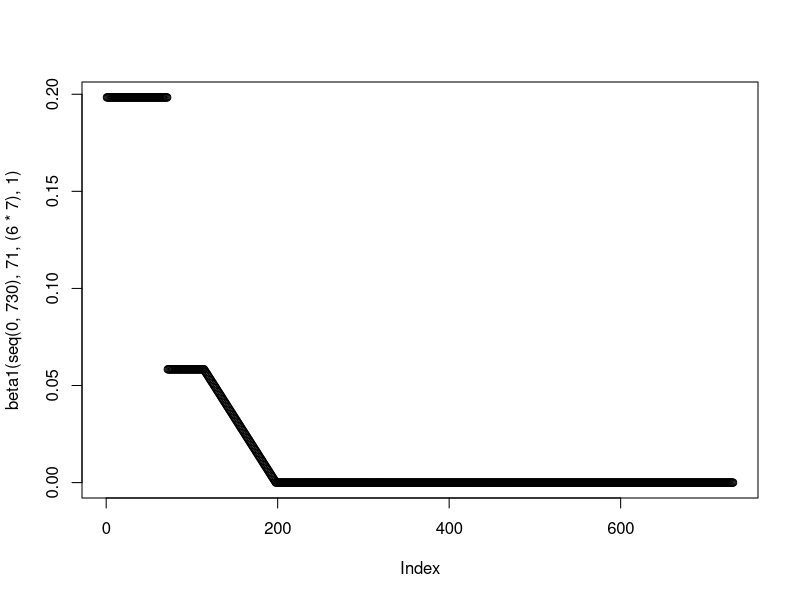
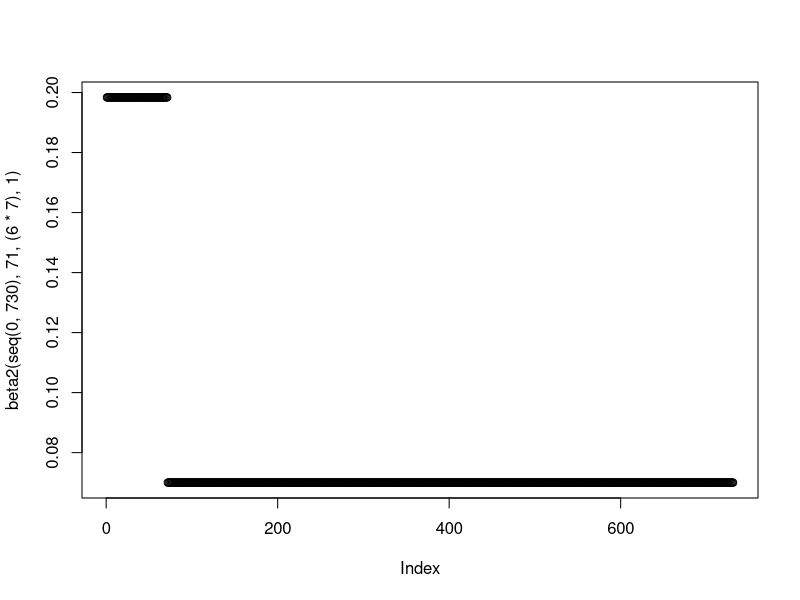
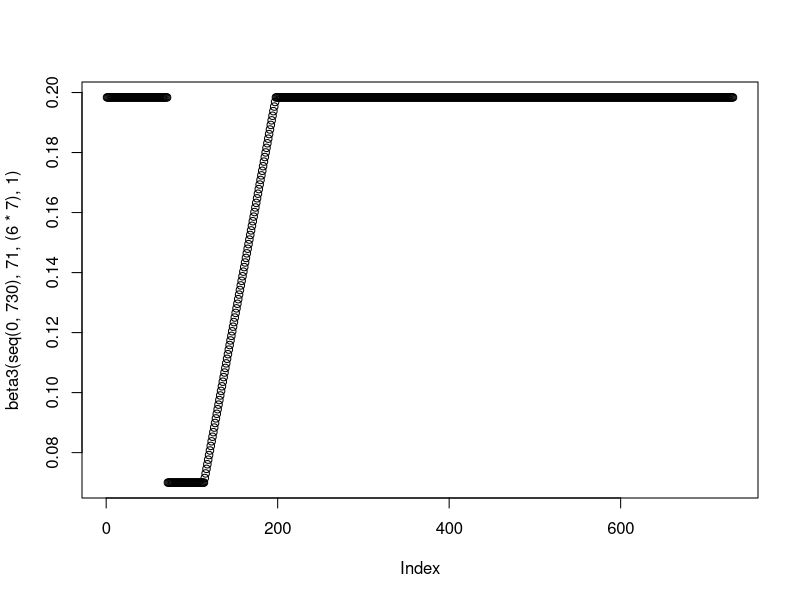
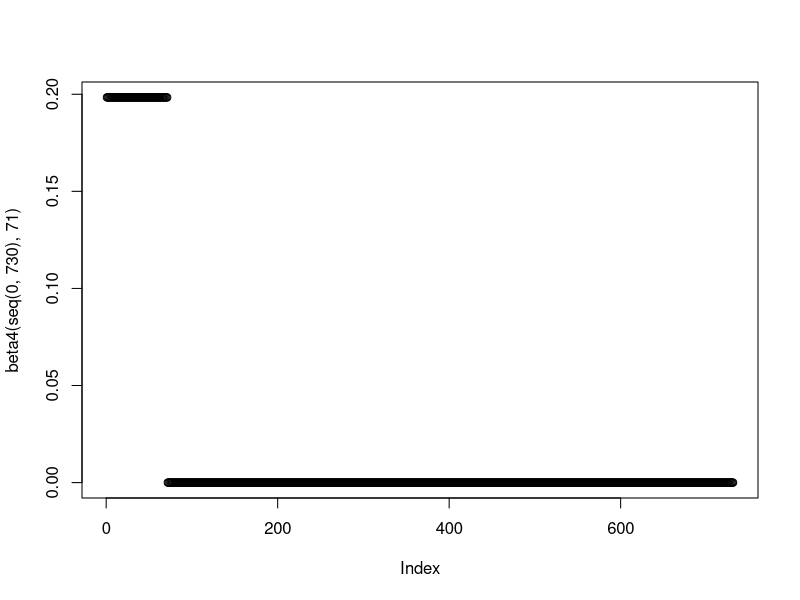
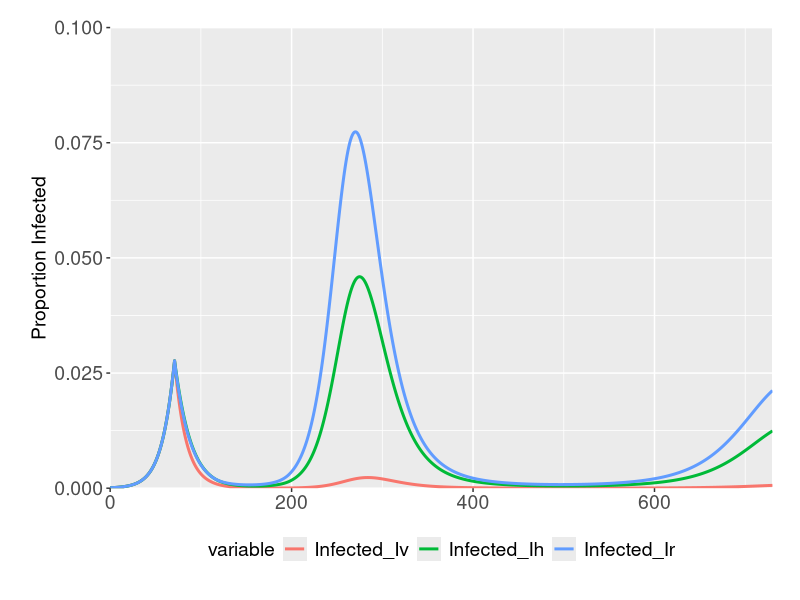
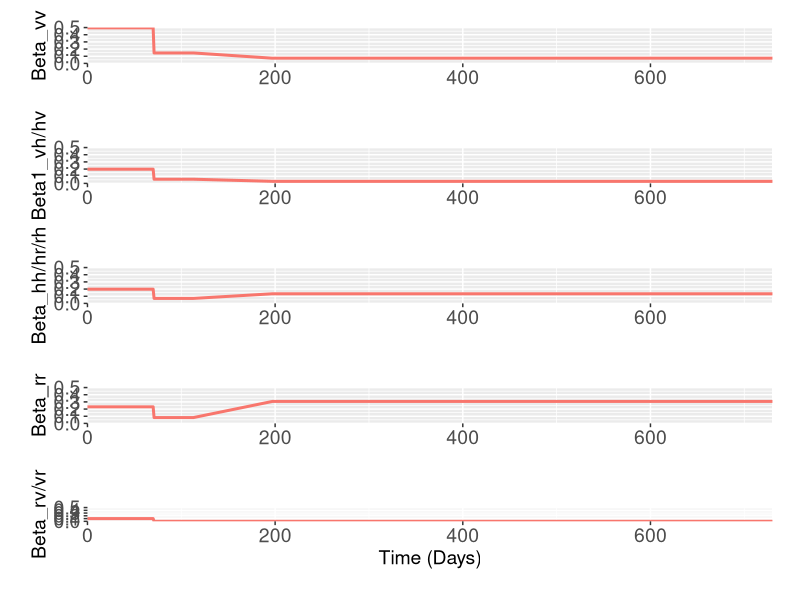

Here is the R script that generated these plots, in order:
rm(list=ls())
library("deSolve"); library("ggplot2"); library("ggpubr"); library("reshape2"); library("dplyr"); library("RColorBrewer")

#### Model Functions ####

#Function for the generation time/(1/gamma) parameter
GenTime <- function(T2, R0) {
  G = T2 * ((R0-1)/log(2))
  return(G)
}

(2.8*(1/(GenTime(3.3,2.8))))

#Function to model intervention - currently set at baseline - added additional functionality to it
beta1 <- function(time, tstart1, tdur, scaling) {
  beta1_2 <- (0.5*(1/(GenTime(3.3,2.8)))) * (1-scaling)
  betalin <- approxfun(x=c(tstart1+tdur, tstart1+tdur+(12*7)), y = c(0.5*(1/(GenTime(3.3,2.8))), beta1_2), method="linear", rule  =2)
  ifelse((time >= tstart1 & time <= tstart1+tdur), #Phase 2
         0.5*(1/(GenTime(3.3,2.8))),
         ifelse((time >= tstart1+tdur & time <= tstart1+tdur+(12*7)), #Phase 3
                betalin(time),
                ifelse((time >= tstart1+tdur+(12*7) & time <= 730),
                       beta1_2,
                       1.7*(1/(GenTime(3.3,2.8))))))}

plot(beta1(seq(0,730), 71, (6*7), 1))

beta2 <- function(time, tstart1, tdur, scaling) {
  beta1_2 <- (1.7*(1/(GenTime(3.3,2.8))) - ((1.7*(1/(GenTime(3.3,2.8))) - 0.6*(1/(GenTime(3.3,2.8))))*scaling))
  betalin <- approxfun(x=c(tstart1+tdur, tstart1+tdur+(12*7)), y = c(0.6*(1/(GenTime(3.3,2.8))), beta1_2), method="linear", rule  =2)
  ifelse((time >= tstart1 & time <= tstart1+tdur), #Phase 2
         0.6*(1/(GenTime(3.3,2.8))),
         ifelse((time >= tstart1+tdur & time <= tstart1+tdur+(12*7)), #Phase 3
                betalin(time),
                ifelse((time >= tstart1+tdur+(12*7) & time <= 730),
                       beta1_2,
                       1.7*(1/(GenTime(3.3,2.8))))))}

plot(beta2(seq(0,730), 71, (6*7), 1))

beta3 <- function(time, tstart1, tdur, scaling) {
  beta1_2 <- (2.8*(1/(GenTime(3.3,2.8))) - ((2.8*(1/(GenTime(3.3,2.8))) - 1.7*(1/(GenTime(3.3,2.8))))*scaling))
  betalin <- approxfun(x=c(tstart1+tdur, tstart1+tdur+(12*7)), y = c(0.6*(1/(GenTime(3.3,2.8))), beta1_2), method="linear", rule  =2)
  ifelse((time >= tstart1 & time <= tstart1+tdur), #Phase 2
         0.6*(1/(GenTime(3.3,2.8))),
         ifelse((time >= tstart1+tdur & time <= tstart1+tdur+(12*7)), #Phase 3
                betalin(time),
                ifelse((time >= tstart1+tdur+(12*7) & time <= 730),
                       beta1_2,
                       1.7*(1/(GenTime(3.3,2.8))))))}

plot(beta3(seq(0,730), 71, (6*7), 1))

beta4 <- function(time, tstart1) {
  ifelse((time >= tstart1 & time <= 730), #Phase 2
         0, 
         1.7*(1/(GenTime(3.3,2.8)))
  )
}

plot(beta4(seq(0,730), 71))

#Function for Shielded/non-Shielded Pop
SIRS <- function(time, state, parameters) {
  with(as.list(c(state, parameters)), {
    dSv = - (beta1(time,tstart1,tdur,scaling) + (beta1(time,tstart1,tdur,scaling)*bv*(1-delta)))*Iv*Sv - 
      beta1(time,tstart1,tdur,scaling)*Ih*Sv -
      beta4(time,tstart1)*delta*Ir*Sv  + zeta*Rv
    
    dSh = - beta2(time,tstart1,tdur,scaling)*Ih*Sh - 
      beta2(time,tstart1,tdur,scaling)*Ir*Sh -
      beta1(time,tstart1,tdur,scaling)*Iv*Sh + zeta*Rh
    
    dSr = - (beta3(time,tstart1,tdur,scaling) + (beta3(time,tstart1,tdur,scaling)*bn*(1-delta)))*Ir*Sr - 
      beta2(time,tstart1,tdur,scaling)*Ih*Sr -
      beta4(time,tstart1)*delta*Iv*Sr + zeta*Rr
    
    
    dIv = (beta1(time,tstart1,tdur,scaling) + (beta1(time,tstart1,tdur,scaling)*bv*(1-delta)))*Iv*Sv + 
      beta1(time,tstart1,tdur,scaling)*Ih*Sv +
      beta4(time,tstart1)*delta*Ir*Sv - gamma*Iv
    
    dIh = beta2(time,tstart1,tdur,scaling)*Ih*Sh + 
      beta2(time,tstart1,tdur,scaling)*Ir*Sh +
      beta1(time,tstart1,tdur,scaling)*Iv*Sh - gamma*Ih
    
    dIr = (beta3(time,tstart1,tdur,scaling) + (beta3(time,tstart1,tdur,scaling)*bn*(1-delta)))*Ir*Sr  + 
      beta2(time,tstart1,tdur,scaling)*Ih*Sr +
      beta4(time,tstart1)*delta*Iv*Sr - gamma*Ir
    
    
    dRv = gamma*Iv - zeta*Rv
    
    dRh = gamma*Ih - zeta*Rh
    
    dRr = gamma*Ir - zeta*Rr
    return(list(c(dSv, dSh, dSr, dIv, dIh, dIr, dRv, dRh, dRr)))
  })
}

#### Testing the Model Structure + Obtaining Specific Information from Model Runs ####

#Initial Conditions and Times

init <- c(Sv = 0.2 - (0.0001*0.2), Sh = 0.2 - (0.0001*0.2), Sr = 0.6 - (0.0001*0.6), 
          Iv = 0.0001*0.2, Ih = 0.0001*0.2, Ir = 0.0001*0.6, 
          Rv= 0, Rh = 0, Rr = 0)

times <- seq(0,730,by = 1)

parms = c(gamma = 1/(GenTime(3.3,2.8)), 
          zeta = 1/365,
          tstart1 = 71, 
          tdur = 6*7,
          scaling = 0.5,
          delta = 0.5,
          bv = 0.6/0.2,
          bn = 0.2/0.6) #CAN VARY THIS - DEPENDING ON FACTOR EXPLORED

out1 <- data.frame(ode(y = init, func = SIRS, times = times, parms = parms))

out1$Sv <- out1$Sv/0.20; out1$Sh <- out1$Sh/0.2; out1$Sr <- out1$Sr/0.60
out1$Iv <- out1$Iv/0.20; out1$Ih <- out1$Ih/0.2; out1$Ir <- out1$Ir/0.60
out1$Rv <- out1$Rv/0.20; out1$Rh <- out1$Rh/0.2; out1$Rr <- out1$Rr/0.60

out1$Beta_vv <- (beta1(seq(0,730),71,(6*7), 0.5) + beta1(seq(0,730),71,(6*7), 0.5)*as.numeric(parms[7])*(1-as.numeric(parms[6])))
out1$Beta_vh_hv <- beta1(seq(0,730), 71, (6*7), 0.5)
out1$Beta_hh_rh_hr <- beta2(seq(0,730), 71, (6*7), 0.5)
out1$Beta_rr <- (beta3(seq(0,730),71,(6*7), 0.5) + beta3(seq(0,730),71,(6*7), 0.5)*as.numeric(parms[8])*(1-as.numeric(parms[6])))
out1$Beta_rv_vr <- beta4(seq(0,730), 71)*as.numeric(parms[6])

colnames(out1) <- c("Time", "Suscv", "Susch", "Suscnv", "Infected_Iv", "Infected_Ih", "Infected_Ir", 
                    "Recovv", "Recovh", "Recovnv", "Beta_vv", "Beta_vh_hv", "Beta_hh_rh_hr", "Beta_rr", "Beta_rv_vr")

statsinfecv <- melt(out1, id.vars = c("Time"), measure.vars = c("Infected_Iv", "Infected_Ih", "Infected_Ir"))
statsbeta1 <- melt(out1, id.vars =  c("Time"), measure.vars = c("Beta_vv"))
statsbeta2 <- melt(out1, id.vars =  c("Time"), measure.vars = c("Beta_vh_hv"))
statsbeta3 <- melt(out1, id.vars =  c("Time"), measure.vars = c("Beta_hh_rh_hr"))
statsbeta4 <- melt(out1, id.vars =  c("Time"), measure.vars = c("Beta_rr"))
statsbeta5 <- melt(out1, id.vars =  c("Time"), measure.vars = c("Beta_rv_vr"))


#### Aggregated Plots ####
ggplot(data = statsinfecv, aes(x = (Time), y = value, col = variable)) + geom_line(size = 1.02, stat = "identity") +
  labs(x ="Time (Days)", y = "Proportion Infected") + scale_y_continuous(limits = c(0,0.1),  expand = c(0,0)) +
  theme(legend.position = "bottom", legend.title = element_text(size=14), legend.text=element_text(size=14),  axis.text=element_text(size=14),
        axis.title.y=element_text(size=14),axis.title.x= element_blank(), 
        legend.spacing.x = unit(0.3, 'cm'), plot.margin=unit(c(0.7,0.7,0.8,0.8),"cm")) + scale_x_continuous(expand = c(0, 0))

pbeta1 <- ggplot(data = statsbeta1, aes(x = (Time), y = value, col = variable)) + geom_line(size = 1.02, stat = "identity") +
  labs(x ="Time (Days)", y = "Beta_vv") + scale_y_continuous(limits = c(0,0.5),  expand = c(0,0)) +
  theme(legend.position = "none", legend.title = element_text(size=14), legend.text=element_text(size=14),  axis.text=element_text(size=14),
        axis.title.y=element_text(size=14),axis.title.x= element_blank(), 
        legend.spacing.x = unit(0.3, 'cm'), plot.margin=unit(c(0.7,0.7,0.8,0.8),"cm")) + scale_x_continuous(expand = c(0, 0)) 

pbeta2 <- ggplot(data = statsbeta2, aes(x = (Time), y = value, col = variable)) + geom_line(size = 1.02, stat = "identity") +
  labs(x ="Time (Days)", y = "Beta1_vh/hv") + scale_y_continuous(limits = c(0,0.5),  expand = c(0,0)) +
  theme(legend.position = "none", legend.title = element_text(size=14), legend.text=element_text(size=14),  axis.text=element_text(size=14),
        axis.title.y=element_text(size=14),axis.title.x= element_blank(), 
        legend.spacing.x = unit(0.3, 'cm'), plot.margin=unit(c(0.7,0.7,0.8,0.8),"cm")) + scale_x_continuous(expand = c(0, 0)) 

pbeta3 <- ggplot(data = statsbeta3, aes(x = (Time), y = value, col = variable)) + geom_line(size = 1.02, stat = "identity") +
  labs(x ="Time (Days)", y = "Beta_hh/hr/rh") + scale_y_continuous(limits = c(0,0.5),  expand = c(0,0)) +
  theme(legend.position = "none", legend.title = element_text(size=14), legend.text=element_text(size=14),  axis.text=element_text(size=14),
        axis.title.y=element_text(size=14),axis.title.x= element_blank(), 
        legend.spacing.x = unit(0.3, 'cm'), plot.margin=unit(c(0.7,0.7,0.8,0.8),"cm")) + scale_x_continuous(expand = c(0, 0)) 

pbeta4 <- ggplot(data = statsbeta4, aes(x = (Time), y = value, col = variable)) + geom_line(size = 1.02, stat = "identity") +
  labs(x ="Time (Days)", y = "Beta_rr") + scale_y_continuous(limits = c(0,0.5),  expand = c(0,0)) +
  theme(legend.position = "none", legend.title = element_text(size=14), legend.text=element_text(size=14),  axis.text=element_text(size=14),
        axis.title.y=element_text(size=14),axis.title.x= element_blank(), 
        legend.spacing.x = unit(0.3, 'cm'), plot.margin=unit(c(0.7,0.7,0.8,0.8),"cm")) + scale_x_continuous(expand = c(0, 0)) 

pbeta5 <- ggplot(data = statsbeta5, aes(x = (Time), y = value, col = variable)) + geom_line(size = 1.02, stat = "identity") +
  labs(x ="Time (Days)", y = "Beta_rv/vr") + scale_y_continuous(limits = c(0,0.5),  expand = c(0,0)) +
  theme(legend.position = "none", legend.title = element_text(size=14), legend.text=element_text(size=14),  axis.text=element_text(size=14),
        axis.title.y=element_text(size=14),axis.title.x= element_text(size=14), 
        legend.spacing.x = unit(0.3, 'cm'), plot.margin=unit(c(0.7,0.7,0.8,0.8),"cm")) + scale_x_continuous(expand = c(0, 0)) 

ggarrange(pbeta1, pbeta2, pbeta3, pbeta4, pbeta5, nrow = 5, ncol = 1, heights = c(0.2, 0.2, 0.2, 0.2, 0.2)) 
